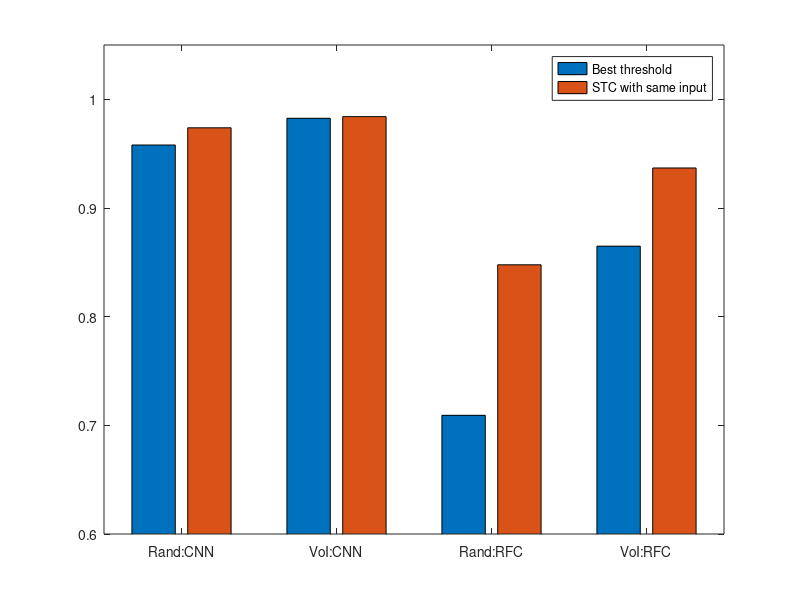

Recreate this plot in MATLAB.
function barPlotSegmentationQuality()

vrand_rfc = 0.709217206156398;
vinfo_rfc = 0.8648780703061639;

vrand_rfc_ilp = 0.8477450799458087;
vinfo_rfc_ilp = 0.9368294433311285;

vrand_cnn = 0.9579670999164946;
vinfo_cnn = 0.9825597349627037;

vrand_cnn_ilp = 0.9738130090973501;
vinfo_cnn_ilp = 0.9840768460979532;


y = [vrand_cnn vrand_cnn_ilp;
    vinfo_cnn vinfo_cnn_ilp;
    vrand_rfc vrand_rfc_ilp;
    vinfo_rfc vinfo_rfc_ilp];

bar(y)

xmin = 0.5;
xmax = 4.5;
ymin = 0.6;
ymax = 1.05;
lims = [xmin xmax ymin ymax];
axis(lims);

set(gca,'XTickLabel',{'Rand:CNN', 'VoI:CNN','Rand:RFC', 'VoI:RFC'})
legend('Best threshold', 'STC with same input')